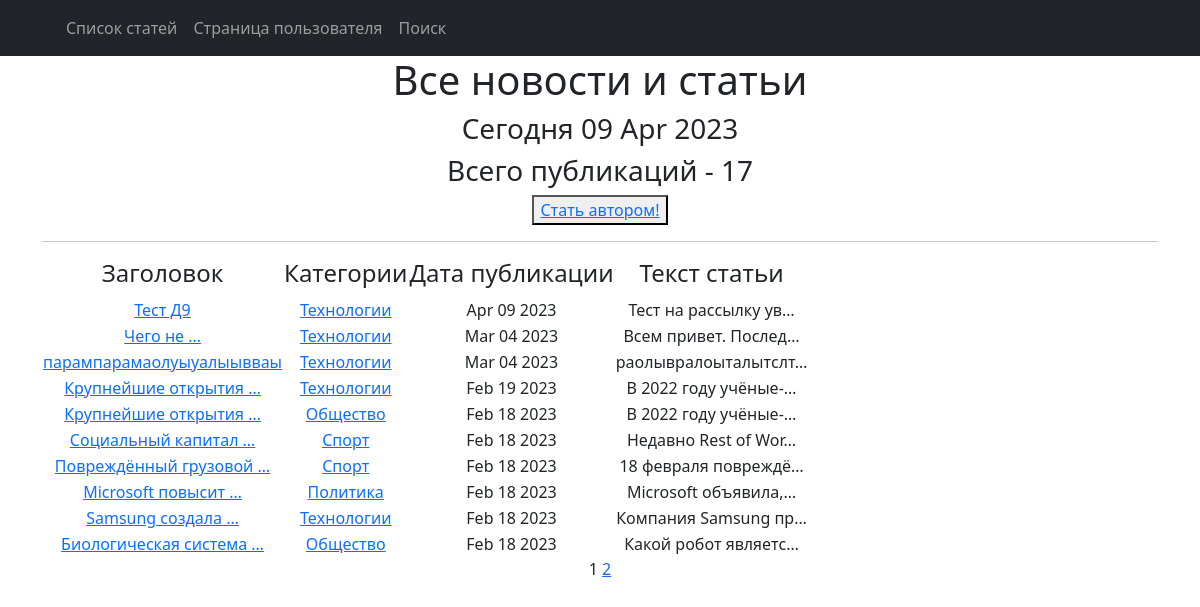
Page /news/ on the committed database.
### News_Portal_app/models.py (models this page shows, shortened)
class Post(models.Model):
    article = 'AR'
    news = 'NE'
    cat_ar_ne = [(article, 'статья'),
                 (news, 'новость')]
    author = models.ForeignKey(Author, on_delete = models.CASCADE)
    _type = models.CharField(max_length=2, choices=cat_ar_ne)
    time_in = models.DateTimeField(auto_now_add=True)
    categories = models.ManyToManyField(Category, through='PostCategory')
    heading = models.CharField(max_length=255)
    text = models.TextField()
    post_rating = models.IntegerField(default=0)

class Category(models.Model):
    sport = 'SP'
    politico = 'PO'
    education = 'ED'
    society = 'SO'
    technologies = 'TE'
    cat_field = [(sport, 'Cпорт'),
                 (politico, 'Политика'),
                 (education, 'Образование'),
                 (society, 'Общество'),
                 (technologies, 'Технологии')]
    cat_name = models.CharField(max_length=2, choices=cat_field, unique=True)
    subscribers = models.ManyToManyField(User, blank=True, null=True, related_name='categories')

### News_Portal_app/views.py (the view)
# urls.py: path('', PostsList.as_view(), name='post_list'),
class PostsList(ListView):
    model = Post
    ordering = '-time_in'
    template_name = 'posts.html'
    context_object_name = 'posts'
    paginate_by = 10
    def get_context_data(self, **kwargs):
        context = super().get_context_data(**kwargs)
        context['time_now'] = datetime.utcnow()
        context['is_not_author'] = not self.request.user.groups.filter(name='authors').exists()
        return context

### News_Portal_app/templatetags/custom_filters.py (called while the page is built)
@register.filter()
def censor(text):
    try:
        text = text.replace("Яндекс", "Я*****")
        text = text.replace("RuStore", "R******")
        return text
    except TypeError as e:
        print(f'Ошибка {e}. Тип данных должен быть str.')

### News_Portal/templates/posts.html (shortened to what this page needs)
{% extends 'flatpages/default.html' %}
{% load custom_filters %}
{% load custom_tags %}
{% block content %}
<h1>Все новости и статьи</h1>
<h3>Сегодня {{ time_now|date:'d M Y' }}</h3>
<h3>Всего публикаций - {{ page_obj.paginator.count }}</h3>
{% if is_not_author %}
<button> <a href="{% url 'upgrade' %}"> Стать автором!</a> </button>
{% endif %}
   <hr>
   {% if posts %}
       <table>
           <tr>
               <td><h4>Заголовок</h4></td>
               <td><h4>Категории</h4></td>
               <td><h4>Дата публикации</h4></td>
               <td><h4>Текст статьи</h4></td>
           </tr>
           {% for post in posts %}
           <tr>
               <td>
                   <a href="{% url 'post_detail' post.id %}">{{ post.heading|truncatewords:2|censor }}</a>
               </td>
               <td>
                   {% for category in post.categories.all %}
                   <a href="{% url 'category_list' category.id %}">{{ category.get_cat_name_display }}</a>
                   {% endfor %}
               </td>
               <td>{{ post.time_in|date:'M d Y' }}</td>
               <td>{{ post.text|truncatechars:20|censor }}</td>
           </tr>
           {% endfor %}
       </table>
   {% else %}
       <h2>Упс, статей нет!</h2>
   {% endif %}
   {{ page_obj.number }}
   {% if page_obj.has_next %}
       <a href="?page={{ page_obj.next_page_number }}">{{ page_obj.next_page_number }}</a>
   {% endif %}
{% endblock content %}

### rows in the picture
Post: time_in "09 Apr 2023", heading|censor "Тест Д9", time_in "Apr 09 2023", text|censor "Тест на рассылку ув…"
Category: cat_name "Технологии"
Post: heading|censor "Чего не …", time_in "Mar 04 2023", text|censor "Всем привет. Послед…"
Post: heading|censor "парампарамаолуыуалыывваы", time_in "Mar 04 2023", text|censor "раолывралоыталытслт…"
Post: heading|censor "Крупнейшие открытия …", time_in "Feb 19 2023", text|censor "В 2022 году учёные-…"
Post: heading|censor "Крупнейшие открытия …", time_in "Feb 18 2023", text|censor "В 2022 году учёные-…"
Category: cat_name "Общество"
Post: heading|censor "Социальный капитал …", time_in "Feb 18 2023", text|censor "Недавно Rest of Wor…"
Category: cat_name "Cпорт"
Post: heading|censor "Повреждённый грузовой …", time_in "Feb 18 2023", text|censor "18 февраля повреждё…"
Post: heading|censor "Microsoft повысит …", time_in "Feb 18 2023", text|censor "Microsoft объявила,…"
Category: cat_name "Политика"
Post: heading|censor "Samsung создала …", time_in "Feb 18 2023", text|censor "Компания Samsung пр…"
Post: heading|censor "Биологическая система …", time_in "Feb 18 2023", text|censor "Какой робот являетс…"

### other values in the picture
{{ page_obj.paginator.count }} "17"
{{ page_obj.number }} "1"
{{ page_obj.next_page_number }} "2"
